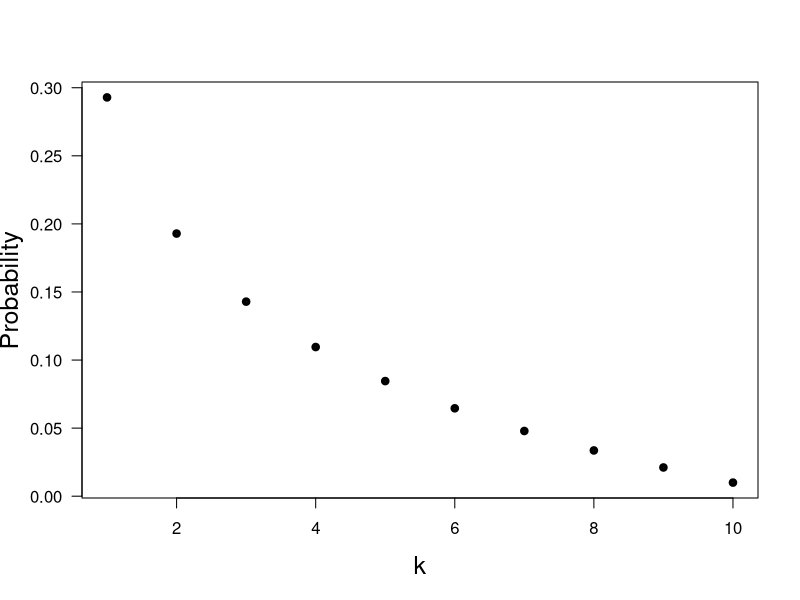

Generate this figure with R:
print('file: B2-PDsPDFsBrokenStickPDexample.R')
# broken stick distribution
n = 10; karr = seq(1,n); pk = seq(1,n); kinv = 1/karr;
for(k in 1:n) pk[k]=sum(kinv[k:n])/n
# png('BrokenStick160817.png',width=16,height=16,units='cm',res=300)
plot(karr,pk,type='p',lwd=4,col='black',xlab='k',
     ylab='Probability',las=1,cex=0.6,cex.lab=1.5)
# dev.off()